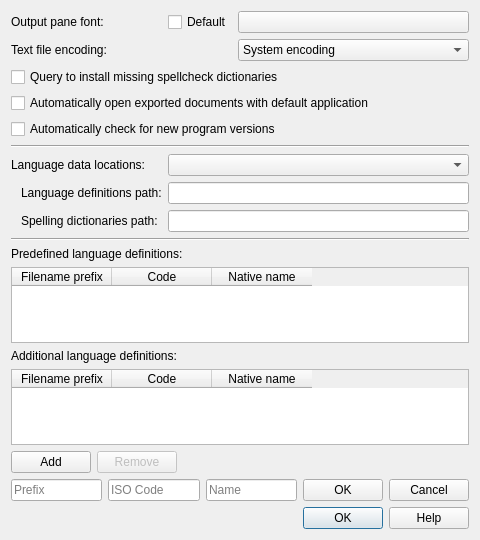
<?xml version="1.0" encoding="UTF-8"?>
<ui version="4.0">
 <class>ConfigDialog</class>
 <widget class="QDialog" name="ConfigDialog">
  <property name="geometry">
   <rect>
    <x>0</x>
    <y>0</y>
    <width>480</width>
    <height>540</height>
   </rect>
  </property>
  <property name="windowTitle">
   <string>Preferences</string>
  </property>
  <layout class="QGridLayout" name="gridLayout">
   <item row="0" column="1">
    <widget class="QCheckBox" name="checkBoxDefaultOutputFont">
     <property name="text">
      <string>Default</string>
     </property>
    </widget>
   </item>
   <item row="0" column="2">
    <widget class="QPushButton" name="pushButtonOutputFont">
     <property name="sizePolicy">
      <sizepolicy hsizetype="Expanding" vsizetype="Fixed">
       <horstretch>0</horstretch>
       <verstretch>0</verstretch>
      </sizepolicy>
     </property>
     <property name="text">
      <string/>
     </property>
    </widget>
   </item>
   <item row="12" column="0" colspan="3">
    <widget class="QLabel" name="labelPredefLang">
     <property name="text">
      <string>Predefined language definitions:</string>
     </property>
    </widget>
   </item>
   <item row="6" column="0" colspan="3">
    <widget class="QCheckBox" name="checkBoxUpdateCheck">
     <property name="text">
      <string>Automatically check for new program versions</string>
     </property>
    </widget>
   </item>
   <item row="0" column="0">
    <widget class="QLabel" name="labelOutputFont">
     <property name="text">
      <string>Output pane font:</string>
     </property>
    </widget>
   </item>
   <item row="8" column="0">
    <widget class="QLabel" name="labelDataLocation">
     <property name="text">
      <string>Language data locations:</string>
     </property>
    </widget>
   </item>
   <item row="16" column="0" colspan="3">
    <widget class="QTableWidget" name="tableWidgetAdditionalLang">
     <property name="horizontalScrollBarPolicy">
      <enum>Qt::ScrollBarPolicy::ScrollBarAlwaysOff</enum>
     </property>
     <property name="editTriggers">
      <set>QAbstractItemView::EditTrigger::DoubleClicked</set>
     </property>
     <property name="selectionBehavior">
      <enum>QAbstractItemView::SelectionBehavior::SelectRows</enum>
     </property>
     <attribute name="horizontalHeaderHighlightSections">
      <bool>false</bool>
     </attribute>
     <attribute name="verticalHeaderVisible">
      <bool>false</bool>
     </attribute>
     <column>
      <property name="text">
       <string>Filename prefix</string>
      </property>
     </column>
     <column>
      <property name="text">
       <string>Code</string>
      </property>
     </column>
     <column>
      <property name="text">
       <string>Native name</string>
      </property>
     </column>
    </widget>
   </item>
   <item row="8" column="1" colspan="2">
    <widget class="QComboBox" name="comboBoxDataLocation">
     <property name="currentIndex">
      <number>-1</number>
     </property>
     <item>
      <property name="text">
       <string>System-wide paths</string>
      </property>
     </item>
     <item>
      <property name="text">
       <string>User paths</string>
      </property>
     </item>
    </widget>
   </item>
   <item row="7" column="0" colspan="3">
    <widget class="Line" name="line_2">
     <property name="orientation">
      <enum>Qt::Orientation::Horizontal</enum>
     </property>
    </widget>
   </item>
   <item row="15" column="0" colspan="3">
    <widget class="QLabel" name="labelAdditionalLang">
     <property name="text">
      <string>Additional language definitions:</string>
     </property>
    </widget>
   </item>
   <item row="14" column="0" colspan="3">
    <widget class="QTableWidget" name="tableWidgetPredefLang">
     <property name="horizontalScrollBarPolicy">
      <enum>Qt::ScrollBarPolicy::ScrollBarAlwaysOff</enum>
     </property>
     <property name="editTriggers">
      <set>QAbstractItemView::EditTrigger::NoEditTriggers</set>
     </property>
     <property name="selectionBehavior">
      <enum>QAbstractItemView::SelectionBehavior::SelectRows</enum>
     </property>
     <attribute name="horizontalHeaderHighlightSections">
      <bool>false</bool>
     </attribute>
     <attribute name="verticalHeaderVisible">
      <bool>false</bool>
     </attribute>
     <column>
      <property name="text">
       <string>Filename prefix</string>
      </property>
     </column>
     <column>
      <property name="text">
       <string>Code</string>
      </property>
     </column>
     <column>
      <property name="text">
       <string>Native name</string>
      </property>
     </column>
    </widget>
   </item>
   <item row="9" column="0">
    <widget class="QLabel" name="labelTessdataLocation">
     <property name="text">
      <string>Language definitions path:</string>
     </property>
     <property name="indent">
      <number>10</number>
     </property>
    </widget>
   </item>
   <item row="11" column="0" colspan="3">
    <widget class="Line" name="line">
     <property name="orientation">
      <enum>Qt::Orientation::Horizontal</enum>
     </property>
    </widget>
   </item>
   <item row="1" column="2">
    <widget class="QComboBox" name="comboBoxEncoding">
     <item>
      <property name="text">
       <string>System encoding</string>
      </property>
     </item>
     <item>
      <property name="text">
       <string>UTF-8</string>
      </property>
     </item>
    </widget>
   </item>
   <item row="17" column="0" colspan="3">
    <widget class="QWidget" name="widgetAddRemoveLang" native="true">
     <layout class="QHBoxLayout" name="horizontalLayoutAddRemoveLang">
      <property name="leftMargin">
       <number>0</number>
      </property>
      <property name="topMargin">
       <number>0</number>
      </property>
      <property name="rightMargin">
       <number>0</number>
      </property>
      <property name="bottomMargin">
       <number>0</number>
      </property>
      <item>
       <widget class="QPushButton" name="pushButtonAddLang">
        <property name="sizePolicy">
         <sizepolicy hsizetype="Preferred" vsizetype="Fixed">
          <horstretch>0</horstretch>
          <verstretch>0</verstretch>
         </sizepolicy>
        </property>
        <property name="text">
         <string>Add</string>
        </property>
        <property name="icon">
         <iconset theme="list-add"/>
        </property>
       </widget>
      </item>
      <item>
       <widget class="QPushButton" name="pushButtonRemoveLang">
        <property name="enabled">
         <bool>false</bool>
        </property>
        <property name="sizePolicy">
         <sizepolicy hsizetype="Preferred" vsizetype="Fixed">
          <horstretch>0</horstretch>
          <verstretch>0</verstretch>
         </sizepolicy>
        </property>
        <property name="text">
         <string>Remove</string>
        </property>
        <property name="icon">
         <iconset theme="list-remove"/>
        </property>
       </widget>
      </item>
      <item>
       <spacer name="horizontalSpacer">
        <property name="orientation">
         <enum>Qt::Orientation::Horizontal</enum>
        </property>
        <property name="sizeHint" stdset="0">
         <size>
          <width>40</width>
          <height>20</height>
         </size>
        </property>
       </spacer>
      </item>
     </layout>
    </widget>
   </item>
   <item row="4" column="0" colspan="3">
    <widget class="QCheckBox" name="checkBoxDictInstall">
     <property name="text">
      <string>Query to install missing spellcheck dictionaries</string>
     </property>
    </widget>
   </item>
   <item row="21" column="0" colspan="3">
    <widget class="QDialogButtonBox" name="buttonBox">
     <property name="orientation">
      <enum>Qt::Orientation::Horizontal</enum>
     </property>
     <property name="standardButtons">
      <set>QDialogButtonBox::StandardButton::Help|QDialogButtonBox::StandardButton::Ok</set>
     </property>
    </widget>
   </item>
   <item row="1" column="0" colspan="2">
    <widget class="QLabel" name="labelEncoding">
     <property name="text">
      <string>Text file encoding:</string>
     </property>
    </widget>
   </item>
   <item row="19" column="0" colspan="3">
    <widget class="QWidget" name="widgetAddLang" native="true">
     <layout class="QHBoxLayout" name="horizontalLayoutAddLang">
      <property name="leftMargin">
       <number>0</number>
      </property>
      <property name="topMargin">
       <number>0</number>
      </property>
      <property name="rightMargin">
       <number>0</number>
      </property>
      <property name="bottomMargin">
       <number>0</number>
      </property>
      <item>
       <widget class="QLineEdit" name="lineEditLangPrefix">
        <property name="toolTip">
         <string>The prefix of the tesseract language data file</string>
        </property>
        <property name="placeholderText">
         <string>Prefix</string>
        </property>
       </widget>
      </item>
      <item>
       <widget class="QLineEdit" name="lineEditLangCode">
        <property name="toolTip">
         <string>The ISO 639-1 language code followed by the country code</string>
        </property>
        <property name="placeholderText">
         <string>ISO Code</string>
        </property>
       </widget>
      </item>
      <item>
       <widget class="QLineEdit" name="lineEditLangName">
        <property name="toolTip">
         <string>The name of the language</string>
        </property>
        <property name="placeholderText">
         <string>Name</string>
        </property>
       </widget>
      </item>
      <item>
       <widget class="QPushButton" name="pushButtonAddLangOk">
        <property name="text">
         <string>OK</string>
        </property>
        <property name="icon">
         <iconset theme="dialog-ok"/>
        </property>
       </widget>
      </item>
      <item>
       <widget class="QPushButton" name="pushButtonAddLangCancel">
        <property name="text">
         <string>Cancel</string>
        </property>
        <property name="icon">
         <iconset theme="dialog-cancel"/>
        </property>
       </widget>
      </item>
     </layout>
    </widget>
   </item>
   <item row="10" column="0">
    <widget class="QLabel" name="labelSpellLocation">
     <property name="text">
      <string>Spelling dictionaries path:</string>
     </property>
     <property name="indent">
      <number>10</number>
     </property>
    </widget>
   </item>
   <item row="9" column="1" colspan="2">
    <widget class="QLineEdit" name="lineEditTessdataLocation">
     <property name="readOnly">
      <bool>true</bool>
     </property>
    </widget>
   </item>
   <item row="10" column="1" colspan="2">
    <widget class="QLineEdit" name="lineEditSpellLocation">
     <property name="readOnly">
      <bool>true</bool>
     </property>
    </widget>
   </item>
   <item row="5" column="0" colspan="3">
    <widget class="QCheckBox" name="checkBoxOpenAfterExport">
     <property name="text">
      <string>Automatically open exported documents with default application</string>
     </property>
    </widget>
   </item>
  </layout>
 </widget>
 <resources/>
 <connections>
  <connection>
   <sender>buttonBox</sender>
   <signal>accepted()</signal>
   <receiver>ConfigDialog</receiver>
   <slot>accept()</slot>
   <hints>
    <hint type="sourcelabel">
     <x>248</x>
     <y>254</y>
    </hint>
    <hint type="destinationlabel">
     <x>157</x>
     <y>274</y>
    </hint>
   </hints>
  </connection>
  <connection>
   <sender>buttonBox</sender>
   <signal>rejected()</signal>
   <receiver>ConfigDialog</receiver>
   <slot>reject()</slot>
   <hints>
    <hint type="sourcelabel">
     <x>316</x>
     <y>260</y>
    </hint>
    <hint type="destinationlabel">
     <x>286</x>
     <y>274</y>
    </hint>
   </hints>
  </connection>
 </connections>
</ui>
